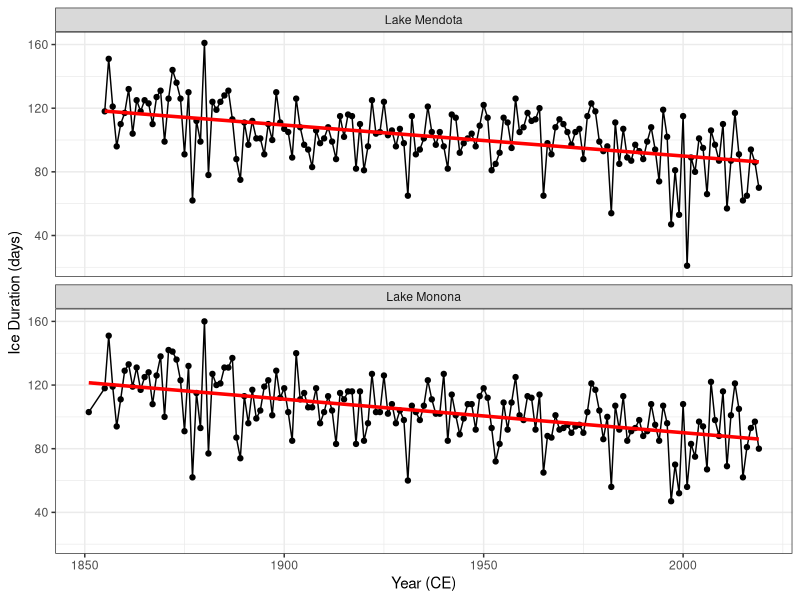

Write R code to recreate this figure.
## ---- chunk 1
knitr::opts_chunk$set(echo = TRUE)
## ---- chunk 2
library(tidyverse)
library(here)

ice_data <- read_csv(here("00_rawdata", "ntl_icecover.csv"))

ice_data_clean <- ice_data %>% 
  drop_na()
## ---- chunk 3

library(ggplot2)
library(gridExtra)
library(mgcv)

#Set ggplot theme
theme_set(theme_bw())


mendota_lm <- gam(ice_duration ~ year, data = ice_data_clean %>% filter(lakeid == 'Lake Mendota'))


# Explaining 22% of variability in ice cover duration

monona_lm <- gam(ice_duration ~ year, data = ice_data_clean %>% filter(lakeid == 'Lake Monona'))

#Explaining 26% of variability in ice cover duration

mendota_fitted <- as.data.frame(fitted(mendota_lm)) %>% 
  rename("fitted" = 'fitted(mendota_lm)') %>% 
  mutate(lakeid = 'Lake Mendota') %>% 
  bind_cols(ice_data_clean %>% filter(lakeid == 'Lake Mendota') %>% select(year))

monona_fitted <- as.data.frame(fitted(monona_lm)) %>% 
  rename("fitted" = 'fitted(monona_lm)') %>% 
  mutate(lakeid = 'Lake Monona') %>% 
  bind_cols(ice_data_clean %>% filter(lakeid == 'Lake Monona') %>% select(year))


ice_data_mendota <- ice_data_clean %>% 
  right_join(y = mendota_fitted, by = c('lakeid', 'year'))

ice_data_monona <- ice_data_clean %>% 
  right_join(y = monona_fitted, by = c('lakeid', 'year'))

ice_data_modelled <- bind_rows(ice_data_mendota, ice_data_monona)

rm(ice_data_mendota)
rm(ice_data_monona)


## ---- chunk 4
ice_data_modelled %>% 
  ggplot(aes(x = year, y = ice_duration)) +
  geom_path() +
  geom_point() +
  geom_line(aes(y = fitted), colour = "red", linewidth = 1.2) +
  facet_wrap(vars(lakeid), nrow = 2) +
  labs(y = "Ice Duration (days)", x = "Year (CE)")
